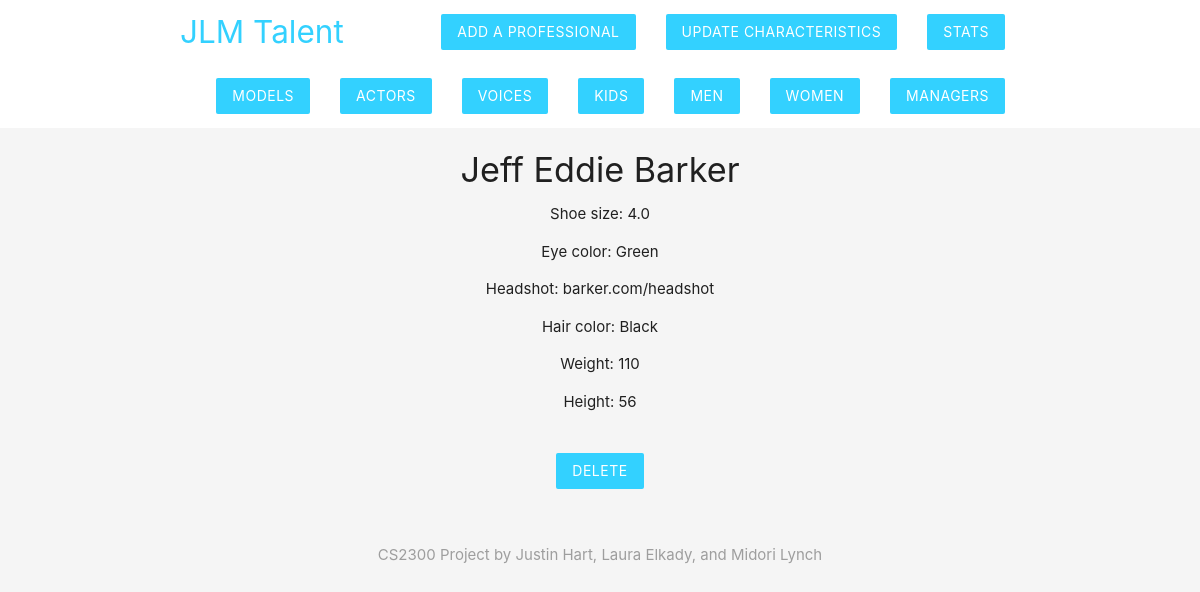
Page /test/details.php?id=2 on the committed database.
### tables this page shows
CREATE TABLE CHARACTERISTICS(ProfID varchar(80) NOT NULL, 
Shoe_size DOUBLE(3,1),
Eye_color varchar(80),
Headshot varchar(100),
Hair_color varchar(80),
Weight Integer,
Height Integer,
FOREIGN KEY (ProfID) REFERENCES PROFESSIONALS(IDno)
);

CREATE TABLE PROFESSIONALS(IDno varchar(80) NOT NULL,
Fname varchar(80) NOT NULL,
Mname varchar(80),
Lname varchar(80) NOT NULL,
UID varchar(80),
ManID varchar(80),
PRIMARY KEY (IDno),
FOREIGN KEY (UID) REFERENCES UNIONS(UnionID),
FOREIGN KEY(ManID) REFERENCES Manager(ManagerID)
);

### test/details.php (the view, shortened to what this page needs)
<?php
	include('config/db_connect.php');
	if(isset($_GET['id'])){
		$id = mysqli_real_escape_string($conn, $_GET['id']);
		$sql = "SELECT * FROM characteristics, professionals WHERE ProfID = $id AND characteristics.ProfID = professionals.IDno";
		$result = mysqli_query($conn, $sql);
		$person = mysqli_fetch_assoc($result);
	}
?>
<!DOCTYPE html>
<html>
	<?php include('templates/header.php'); ?>
	<div class="container center">
		<?php if($person): ?>
			<h4><?php echo $person['Fname']; echo ' '; echo $person['Mname']; echo ' '; echo $person['Lname']; ?></h4>
			<p>Shoe size: <?php echo $person['Shoe_size']; ?></p>
			<p>Eye color: <?php echo $person['Eye_color']; ?></p>
			<p>Headshot: <?php echo $person['Headshot']; ?></p>
			<p>Hair color: <?php echo $person['Hair_color']; ?></p>
			<p>Weight: <?php echo $person['Weight']; ?></p>
			<p>Height: <?php echo $person['Height']; ?></p>
			<form action="details.php" method="POST">
				<input type="submit" name="delete" value="Delete" class="btn brand z-depth-0">
			</form>
		<?php else: ?>
			<h5>No characteristics for this person exists.</h5>
		<?php endif ?>
	</div>
	<?php include('templates/footer.php'); ?>
</html>

### test/templates/header.php (style rules this page uses)
.brand { background: #33D1FF!important; }
form { max-width: 1000px; margin: 20px auto; padding: 20px; }

### rows in the picture
characteristics: ProfID.Fname "Jeff", ProfID.Mname "Eddie", ProfID.Lname "Barker", Shoe_size "4.0", Eye_color "Green", Headshot "barker.com/headshot", Hair_color "Black", Weight "110", Height "56"
